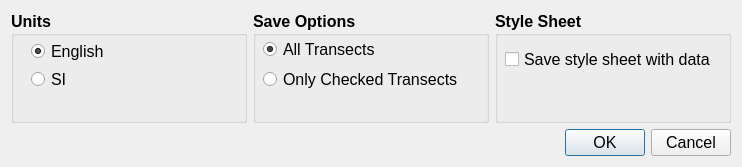
<?xml version="1.0" encoding="UTF-8"?>
<ui version="4.0">
 <class>Options</class>
 <widget class="QDialog" name="Options">
  <property name="geometry">
   <rect>
    <x>0</x>
    <y>0</y>
    <width>742</width>
    <height>167</height>
   </rect>
  </property>
  <property name="windowTitle">
   <string>Dialog</string>
  </property>
  <layout class="QGridLayout" name="gridLayout">
   <item row="0" column="0">
    <widget class="QGroupBox" name="gb_units">
     <property name="font">
      <font>
       <pointsize>12</pointsize>
       <weight>75</weight>
       <bold>true</bold>
      </font>
     </property>
     <property name="title">
      <string>Units</string>
     </property>
     <widget class="QRadioButton" name="rb_english">
      <property name="geometry">
       <rect>
        <x>20</x>
        <y>30</y>
        <width>82</width>
        <height>21</height>
       </rect>
      </property>
      <property name="font">
       <font>
        <pointsize>12</pointsize>
        <weight>50</weight>
        <bold>false</bold>
       </font>
      </property>
      <property name="text">
       <string>English</string>
      </property>
      <property name="checked">
       <bool>true</bool>
      </property>
     </widget>
     <widget class="QRadioButton" name="rb_si">
      <property name="geometry">
       <rect>
        <x>20</x>
        <y>60</y>
        <width>82</width>
        <height>17</height>
       </rect>
      </property>
      <property name="font">
       <font>
        <weight>50</weight>
        <bold>false</bold>
       </font>
      </property>
      <property name="text">
       <string>SI</string>
      </property>
     </widget>
    </widget>
   </item>
   <item row="0" column="1">
    <widget class="QGroupBox" name="gb_save_options">
     <property name="font">
      <font>
       <pointsize>12</pointsize>
       <weight>75</weight>
       <bold>true</bold>
      </font>
     </property>
     <property name="title">
      <string>Save Options</string>
     </property>
     <widget class="QRadioButton" name="rb_All">
      <property name="geometry">
       <rect>
        <x>10</x>
        <y>30</y>
        <width>161</width>
        <height>17</height>
       </rect>
      </property>
      <property name="font">
       <font>
        <weight>50</weight>
        <bold>false</bold>
       </font>
      </property>
      <property name="text">
       <string>All Transects</string>
      </property>
      <property name="checked">
       <bool>true</bool>
      </property>
     </widget>
     <widget class="QRadioButton" name="rb_checked">
      <property name="geometry">
       <rect>
        <x>10</x>
        <y>60</y>
        <width>201</width>
        <height>17</height>
       </rect>
      </property>
      <property name="font">
       <font>
        <weight>50</weight>
        <bold>false</bold>
       </font>
      </property>
      <property name="text">
       <string>Only Checked Transects</string>
      </property>
     </widget>
    </widget>
   </item>
   <item row="0" column="2">
    <widget class="QGroupBox" name="gb_stylesheet">
     <property name="font">
      <font>
       <pointsize>12</pointsize>
       <weight>75</weight>
       <bold>true</bold>
      </font>
     </property>
     <property name="title">
      <string>Style Sheet</string>
     </property>
     <widget class="QCheckBox" name="cb_stylesheet">
      <property name="geometry">
       <rect>
        <x>10</x>
        <y>40</y>
        <width>221</width>
        <height>17</height>
       </rect>
      </property>
      <property name="font">
       <font>
        <weight>50</weight>
        <bold>false</bold>
       </font>
      </property>
      <property name="text">
       <string>Save style sheet with data</string>
      </property>
     </widget>
    </widget>
   </item>
   <item row="1" column="0" colspan="3">
    <widget class="QDialogButtonBox" name="buttonBox">
     <property name="font">
      <font>
       <pointsize>12</pointsize>
      </font>
     </property>
     <property name="orientation">
      <enum>Qt::Horizontal</enum>
     </property>
     <property name="standardButtons">
      <set>QDialogButtonBox::Cancel|QDialogButtonBox::Ok</set>
     </property>
    </widget>
   </item>
  </layout>
 </widget>
 <resources/>
 <connections>
  <connection>
   <sender>buttonBox</sender>
   <signal>accepted()</signal>
   <receiver>Options</receiver>
   <slot>accept()</slot>
   <hints>
    <hint type="sourcelabel">
     <x>248</x>
     <y>254</y>
    </hint>
    <hint type="destinationlabel">
     <x>157</x>
     <y>274</y>
    </hint>
   </hints>
  </connection>
  <connection>
   <sender>buttonBox</sender>
   <signal>rejected()</signal>
   <receiver>Options</receiver>
   <slot>reject()</slot>
   <hints>
    <hint type="sourcelabel">
     <x>316</x>
     <y>260</y>
    </hint>
    <hint type="destinationlabel">
     <x>286</x>
     <y>274</y>
    </hint>
   </hints>
  </connection>
 </connections>
</ui>
